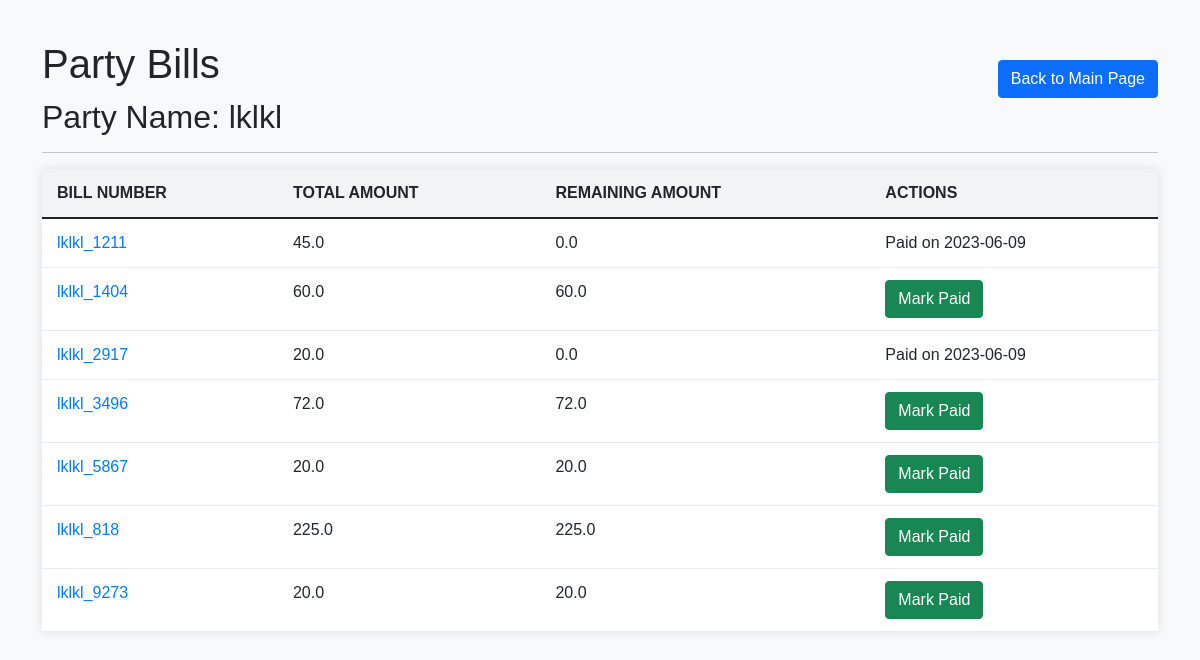
/party-bills/lklkl, run on the app's committed database.
### tables this page shows
CREATE TABLE bills (
                id INTEGER PRIMARY KEY,
                party_name TEXT NOT NULL,
                bill_no TEXT NOT NULL,
                total_amount REAL,
                remaining_amount REAL,
                paid_status INTEGER DEFAULT 0,
                paid_date TEXT,
                UNIQUE(party_name, bill_no)
            );

### main.py (the view)
@app.route('/party-bills/<party_name>')
def party_bills(party_name):
    bills = fetch_bill_data(party_name)
    return render_template('party_bills.html', party_name=party_name, bills=bills)

### main.py (called while the page is built)
def fetch_bill_data(party_name):
    conn = sqlite3.connect('your_database.db')
    cursor = conn.cursor()
    print(party_name)
    cursor.execute("SELECT * FROM bills WHERE party_name = ?", (party_name,))
    bills = []
    for row in cursor.fetchall():
        print("inside")
        print(row)
        bill = {
            'bill_no': row[2],
            'total_amount': row[3],
            'remaining_amount': row[4],
            'paid_status': row[5],
            'paid_date': row[6]
        }
        bills.append(bill)
    conn.close()
    return bills

### templates/party_bills.html (shortened to what this page needs)
<!DOCTYPE html>
<html lang="en">
<head>
    <link rel="stylesheet" href="https://cdnjs.cloudflare.com/ajax/libs/twitter-bootstrap/5.0.2/css/bootstrap.min.css">
</head>
<body>
    <div class="container">
        <div style="display: flex;justify-content: space-between;">
        <h1>Party Bills</h1>
        <a class="btn btn-primary back-link" href="/main">Back to Main Page</a>
        </div>
        <h2>Party Name: {{ party_name }}</h2>
        <hr>
        <table class="table">
            <thead>
                <tr>
                    <th>Bill Number</th>
                    <th>Total Amount</th>
                    <th>Remaining Amount</th>
                    <th>Actions</th>
                </tr>
            </thead>
            <tbody>
                {% for bill in bills %}
                <tr>
                    <td>
                        <a class="bill-no-link" href="">{{ bill.bill_no }}</a>
                    </td>
                    <td>{{ bill.total_amount }}</td>
                    <td>{{ bill.remaining_amount }}</td>
                    <td>
                        {% if bill.paid_status == 0 %}
                        <form action="/mark-paid/{{ bill.bill_no }}" method="POST">
                            <button type="submit" class="btn btn-success">Mark Paid</button>
                        </form>
                        {% else %}
                        Paid on {{ bill.paid_date }}
                        {% endif %}
                    </td>
                </tr>
                {% endfor %}
            </tbody>
        </table>
    </div>
</body>
</html>

### templates/party_bills.html (style rules this page uses)
body { background-color: #f8f9fa; font-family: Arial, sans-serif; }
.container { margin-top: 40px; }
.table { background-color: #fff; box-shadow: 0 0 10px rgba(0, 0, 0, 0.1); }
.table th, .table td { padding: 12px 15px; border-bottom: 1px solid #e9ecef; }
.table thead th { background-color: #f1f3f5; border-bottom: 2px solid #dee2e6; font-weight: bold; text-transform: uppercase; }
.bill-no-link { color: #007bff; text-decoration: none; }
.back-link { margin-top: 20px; }

### data on the page
bills: bill_no "lklkl_1211", total_amount "45.0", remaining_amount "0.0", paid_date "2023-06-09"
bills: bill_no "lklkl_1404", total_amount "60.0", remaining_amount "60.0"
bills: bill_no "lklkl_2917", total_amount "20.0", remaining_amount "0.0", paid_date "2023-06-09"
bills: bill_no "lklkl_3496", total_amount "72.0", remaining_amount "72.0"
bills: bill_no "lklkl_5867", total_amount "20.0", remaining_amount "20.0"
bills: bill_no "lklkl_818", total_amount "225.0", remaining_amount "225.0"
bills: bill_no "lklkl_9273", total_amount "20.0", remaining_amount "20.0"

### other printed values
{{ party_name }} "lklkl"
